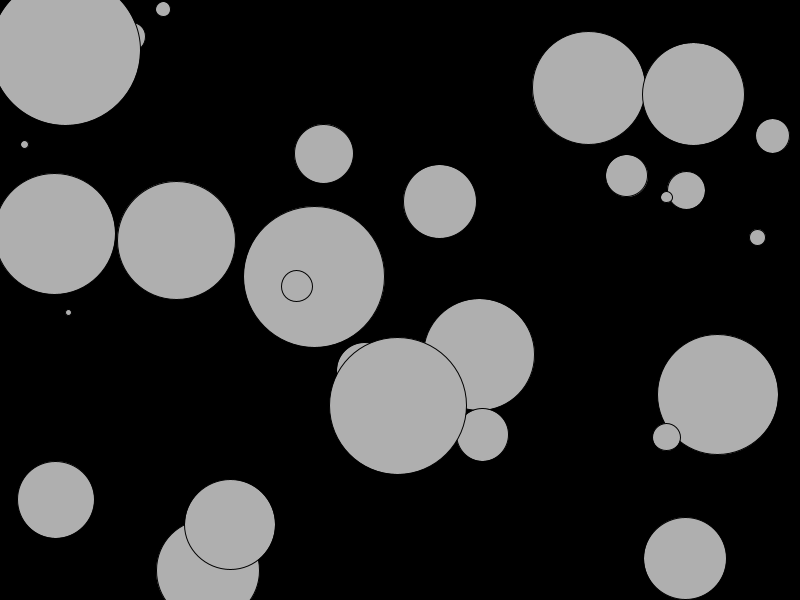
Frame 1 (no input)
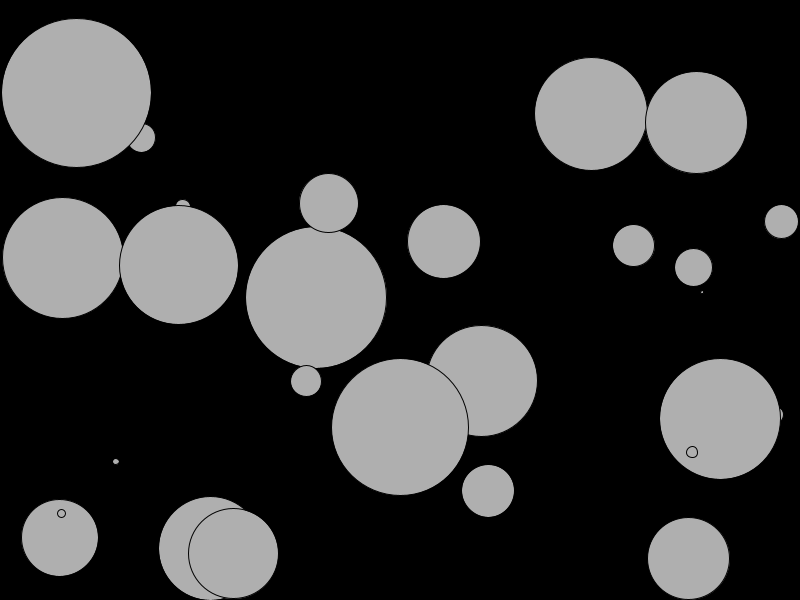
Frame 60 (the mouse pressed at the canvas centre just before this capture)
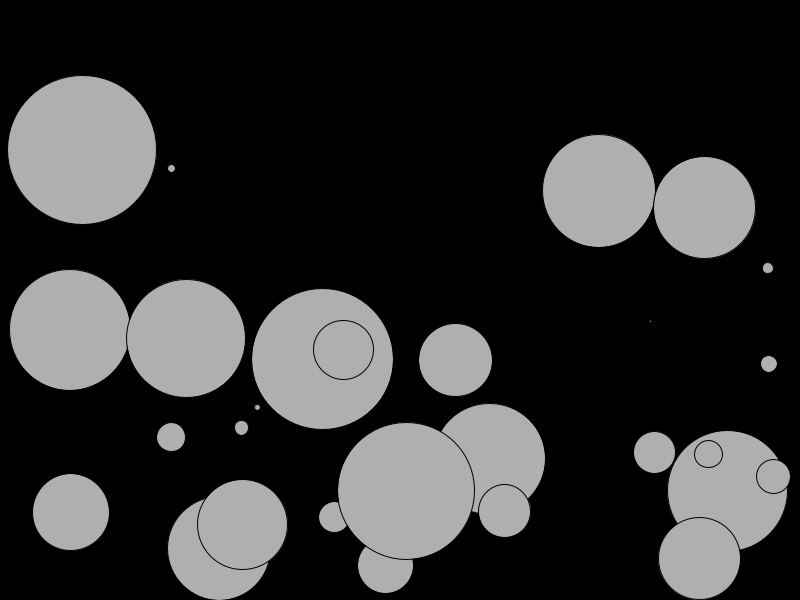
Frame 120 (the mouse held since frame 60 and released just before this capture)

The Processing sketch that drew these frames (run headless with seeded random() and noise(); from frame 60 on, the mouse is pressed at the canvas centre):

// Processing sketch: movimiento_fuerzas
// ── movimiento_fuerzas.pde

//Creamos una lista de particulas con 30 lugares
Particula[] particulas = new Particula[30];

void setup(){
  size(800, 600);
  
  //creamos las particulas y las guardamos en la lista
  for(int i = 0; i < particulas.length; i++){
    particulas[i] = new Particula(random(10), random(width),random(height));
  }
}


void draw(){
  background(0);
  //creamos dos fuerzas
  PVector viento = new PVector(0.01, 0);
  PVector gravedad = new PVector(0, 0.1);
  //aplicamos las fuerzas y calculamos el movimento
  //Hacemos esto por cada una de las particulas de la lista
  for(int i = 0; i < particulas.length; i++){
    particulas[i].aplicaFuerza(gravedad);
    particulas[i].aplicaFuerza(viento);
    particulas[i].actualiza();
    particulas[i].dibuja();
    particulas[i].compruebaLimites();
  }
}


//Clase partícula:
//Aquí se definimos que es y que hace una partícula.

class Particula {
 
  PVector posicion;
  PVector velocidad;
  PVector aceleracion;
  float masa; //masa del objeto
  float radio;

  //Consturctor, funcion que crea el objeto
  Particula(float m, float x , float y) {
      masa = m;
      radio = masa*8;
      posicion = new PVector(x,y);
      velocidad = new PVector(0,0);
      aceleracion = new PVector(0,0);
    }
 
  //Funcion que aplica la fuerza que se le diga
  void aplicaFuerza(PVector fuerza) {
    //Función que calcula la aplicacion de una fuerza
    //Recibimos la fuerza, dividims por masa y agregamos a aceleración.

    PVector f = PVector.div(fuerza,masa);
    aceleracion.add(f);
  }
  //funcion qu calcula el movimiento
  void actualiza() {
    //Calculamos el desplazamiento como lo venimos haciendo
    velocidad.add(aceleracion);
    posicion.add(velocidad);
    aceleracion.mult(0);
  }
  
 //función que dibuja el objeto como un elipse
  void dibuja() {
    stroke(0);
    fill(175);
    //Usamos la masa para calcular el tamaño
    ellipse(posicion.x,posicion.y, radio*2 ,radio*2);
  }
  
  //El objeto rebota cuando encuentra los bordes del canvas
  void compruebaLimites() {
    if (posicion.x  > width - radio) {
      posicion.x = width - radio;
      velocidad.x *= -1;
    } else if (posicion.x < 0 + radio) {
      velocidad.x *= -1;
      posicion.x = 0 + radio;
    }
 
    if (posicion.y > height - radio) {
      velocidad.y *= -1;
      posicion.y = height - radio;
    }else if (posicion.y < 0 + radio) {
      velocidad.y *= -1;
      posicion.y = 0 + radio;
    }
  }
}
